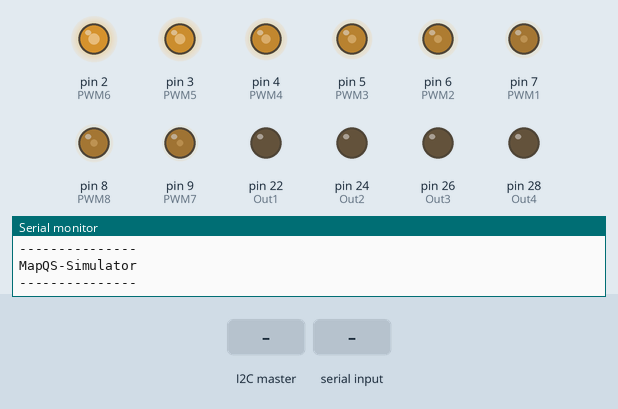
Recording of a sketch running on a simulated Arduino Mega 2560, built with avr-gcc and run on an emulated ATmega2560. Parts: output pins drawn as LEDs (lit = HIGH), the last lines printed to the serial monitor. Inputs (shaded band) come from the test bench.

Above: at 1.2 s.
1.3 s: the I2C master sends the byte 1
At 2.1 s:
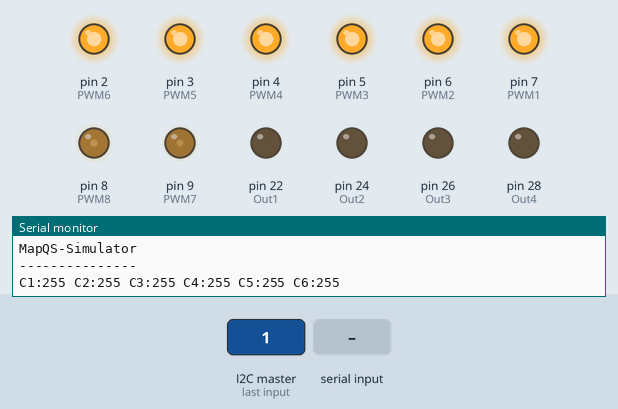
2.8 s: "d\n" received over Serial
4.3 s: "a\n" received over Serial
5.8 s: "1\n" received over Serial
Timing chart, 0 to 8.3 s (numbered marks = the images above; inputs shaded):
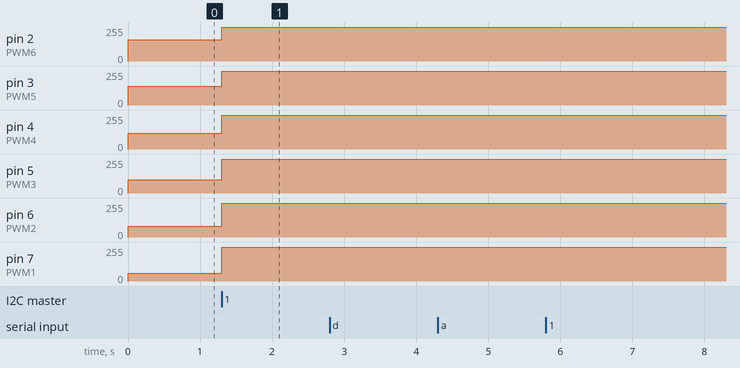

Measured:
- after the input at 1.3 s, pin 2 (PWM6): 160/255 → 255/255 at once; pin 3 (PWM5): 140/255 → 255/255 at once; pin 4 (PWM4): 120/255 → 255/255 at once; pin 5 (PWM3): 100/255 → 255/255 at once; pin 6 (PWM2): 80/255 → 255/255 at once

The sketch:

Arduino.ino
```cpp
#include <Wire.h>

int PWM1 = 7;
int PWM2 = 6;
int PWM3 = 5;
int PWM4 = 4;
int PWM5 = 3;
int PWM6 = 2;
int PWM7 = 9;
int PWM8 = 8;

int Out1 = 22;
int Out2 = 24;
int Out3 = 26;
int Out4 = 28;

String SerialData ="";

void setup() {
  Wire.begin(4);
  Wire.onReceive(receiveEvent);
  Serial.begin(9600);

  pinMode(PWM1, OUTPUT);
  pinMode(PWM2, OUTPUT);
  pinMode(PWM3, OUTPUT);
  pinMode(PWM4, OUTPUT);
  pinMode(PWM5, OUTPUT);
  pinMode(PWM6, OUTPUT);
  pinMode(PWM7, OUTPUT);
  pinMode(PWM8, OUTPUT);

  analogWrite(PWM1,60);
  analogWrite(PWM2,80);
  analogWrite(PWM3,100);
  analogWrite(PWM4,120);
  analogWrite(PWM5,140);
  analogWrite(PWM6,160);
  analogWrite(PWM7,50);
  analogWrite(PWM8,60);

  pinMode(Out1,OUTPUT);
  digitalWrite(Out1,0);
  pinMode(Out2,OUTPUT);
  digitalWrite(Out2,0);
  pinMode(Out3,OUTPUT);
  digitalWrite(Out3,0);
  pinMode(Out4,OUTPUT);
  digitalWrite(Out4,0);

  Serial.println("");
  Serial.println("---------------");
  Serial.println("MapQS-Simulator");
  Serial.println("---------------");
}

void loop() {

  if (Serial.available() > 0) {
    SerialData = Serial.readStringUntil('\n');
    DoCmd();
  }

}

void DoCmd() {

    Serial.print("Received: ");
    Serial.println(SerialData);

    if (SerialData.length() == 4) {

      if (SerialData.substring(0,1) == "d") {
        SetDigi();
        return;
      }
      Serial.println("Can't decode Digi-command!");
      return;
    }

    if (SerialData.length() == 6) {

      if (SerialData.substring(0,1) == "a") {
        SetPwm();
        return;
      }

      Serial.println("Can't decode Analog-command!");
      return;
    }

    Serial.println("Incorrect commmand!");
}

void SetPwm () {

  if (SerialData.substring(1,2) == "1") {
    analogWrite(PWM1,SerialData.substring(3).toInt());
  }
  if (SerialData.substring(1,2) == "2") {
    analogWrite(PWM2,SerialData.substring(3).toInt());
  }
  if (SerialData.substring(1,2) == "3") {
    analogWrite(PWM3,SerialData.substring(3).toInt());
  }
  if (SerialData.substring(1,2) == "4") {
    analogWrite(PWM4,SerialData.substring(3).toInt());
  }
  if (SerialData.substring(1,2) == "5") {
    analogWrite(PWM5,SerialData.substring(3).toInt());
  }
  if (SerialData.substring(1,2) == "6") {
    analogWrite(PWM6,SerialData.substring(3).toInt());
  }
  if (SerialData.substring(1,2) == "7") {
    analogWrite(PWM7,SerialData.substring(3).toInt());
  }
  if (SerialData.substring(1,2) == "8") {
    analogWrite(PWM8,SerialData.substring(3).toInt());
  }

  return;
}

void SetDigi () {

  if (SerialData.substring(1,2) == "1") {
    if (SerialData.substring(3).toInt() == 1) {
      digitalWrite(Out1,1);
    }
    else {
      digitalWrite(Out1,0);
    }
  }

  if (SerialData.substring(1,2) == "2") {
    if (SerialData.substring(3).toInt() == 1) {
      digitalWrite(Out2,1);
    }
    else {
      digitalWrite(Out2,0);
    }
  }

  if (SerialData.substring(1,2) == "3") {
    if (SerialData.substring(3).toInt() == 1) {
      digitalWrite(Out3,1);
    }
    else {
      digitalWrite(Out3,0);
    }
  }

  if (SerialData.substring(1,2) == "4") {
    if (SerialData.substring(3).toInt() == 1) {
      digitalWrite(Out4,1);
    }
    else {
      digitalWrite(Out4,0);
    }
  }

}

void receiveEvent(int howMany)
{
  while(Wire.available()) // loop through all but the last
  {
    byte c = Wire.read(); // receive byte as a character
    if(c == 0x01) {
      byte c1 = Wire.read();
      byte c2 = Wire.read();
      byte c3 = Wire.read();
      byte c4 = Wire.read();
      byte c5 = Wire.read();
      byte c6 = Wire.read();

      analogWrite(PWM1, (int)c1);
      analogWrite(PWM2, (int)c2);
      analogWrite(PWM3, (int)c3);
      analogWrite(PWM4, (int)c4);
      analogWrite(PWM5, (int)c5);
      analogWrite(PWM6, (int)c6);

      Serial.print("C1:");
      Serial.print(c1);
      Serial.print(" ");

      Serial.print("C2:");
      Serial.print(c2);
      Serial.print(" ");

      Serial.print("C3:");
      Serial.print(c3);
      Serial.print(" ");

      Serial.print("C4:");
      Serial.print(c4);
      Serial.print(" ");

      Serial.print("C5:");
      Serial.print(c5);
      Serial.print(" ");

      Serial.print("C6:");
      Serial.print(c6);
      Serial.print(" ");
    }

    if(c == 0x04) {
      Serial.println("");
    }
  }
}
```
